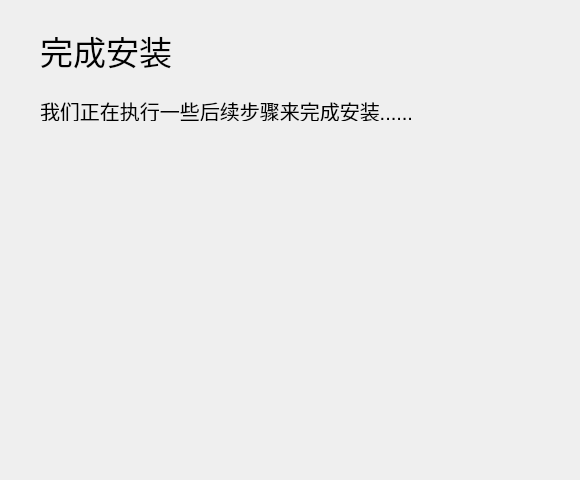
<?xml version="1.0" encoding="UTF-8"?>
<ui version="4.0">
 <class>WorkDoneTab</class>
 <widget class="QWidget" name="WorkDoneTab">
  <property name="geometry">
   <rect>
    <x>0</x>
    <y>0</y>
    <width>580</width>
    <height>480</height>
   </rect>
  </property>
  <property name="windowTitle">
   <string>Form</string>
  </property>
  <widget class="QLabel" name="label">
   <property name="geometry">
    <rect>
     <x>40</x>
     <y>30</y>
     <width>150</width>
     <height>40</height>
    </rect>
   </property>
   <property name="font">
    <font>
     <pointsize>25</pointsize>
    </font>
   </property>
   <property name="text">
    <string>完成安装</string>
   </property>
  </widget>
  <widget class="QLabel" name="label_2">
   <property name="geometry">
    <rect>
     <x>40</x>
     <y>100</y>
     <width>421</width>
     <height>21</height>
    </rect>
   </property>
   <property name="font">
    <font>
     <pointsize>15</pointsize>
    </font>
   </property>
   <property name="text">
    <string>我们正在执行一些后续步骤来完成安装......</string>
   </property>
  </widget>
 </widget>
 <resources/>
 <connections/>
</ui>
